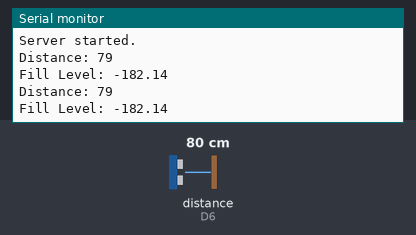
Bench run of a sketch on a simulated ESP8266 (NodeMCU). Shown: the last lines printed to the serial monitor. Wiring (inferred from the names in the program): ultrasonic range finder: trigger D5; echo D6. Inputs (shaded band) come from the test bench; at power-on: distance to the obstacle (sensor on D6) 80 cm. The echo pulse lasts 58.3 µs per cm; WiFi joins after 1.5 s; servers stay silent unless stated.

Above: at 2.7 s.
2.8 s: distance to the obstacle (sensor on D6) set to 2 cm
At 4.1 s:
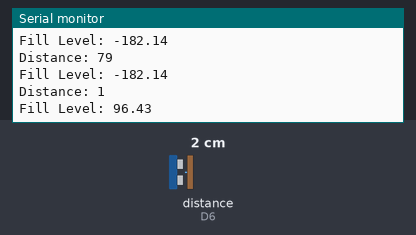
4.3 s: distance to the obstacle (sensor on D6) set to 4 cm
At 5.2 s:
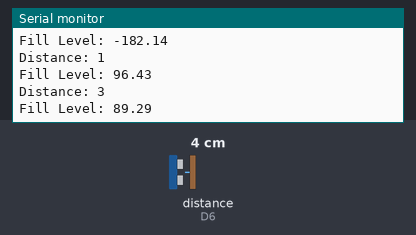
Timing chart, 0 to 7.3 s (numbered marks = the images above; inputs shaded):
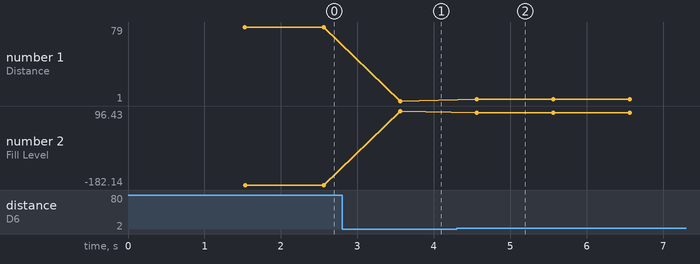

The sketch:

WASTE_MANAGEMENT.ino
```cpp
#include <ESP8266WiFi.h>

const int trigPin = D5;
const int echoPin = D6;
long duration;
int distance;
float level;

const char* ssid = "Wi-Fi Name";
const char* password = "Password";

WiFiServer server(80);

void setup() {
  pinMode(trigPin, OUTPUT);
  pinMode(echoPin, INPUT);
  Serial.begin(9600);

  Serial.print("Connecting to WiFi Network: ");
  Serial.println(ssid);
  WiFi.begin(ssid, password);

  while (WiFi.status() != WL_CONNECTED) {
    delay(500);
    Serial.print(".");
  }
  Serial.println("\nSuccessfully connected to WiFi.");
  Serial.println("IP address: ");
  Serial.println(WiFi.localIP());

  server.begin();
  Serial.println("Server started.");
}

void loop() {
  digitalWrite(trigPin, LOW);
  delayMicroseconds(2);
  digitalWrite(trigPin, HIGH);
  delayMicroseconds(10);
  digitalWrite(trigPin, LOW);
  duration = pulseIn(echoPin, HIGH);
  distance = duration * 0.0340 / 2;
  level = ((28 - distance) / 28.0) * 100;

  Serial.print("Distance: ");
  Serial.println(distance);
  Serial.print("Fill Level: ");
  Serial.println(level);

  delay(1000);

  WiFiClient client = server.available();
  if (client) {
    Serial.println("Web Client connected.");
    String request = client.readStringUntil('\r');
    client.println("HTTP/1.1 200 OK");
    client.println("Content-Type: text/html");
    client.println("Connection: close");
    client.println("Refresh: 10");
    client.println();
    client.println("<!DOCTYPE HTML>");
    client.println("<html>");
    client.println("<head><title>IoT-Based Dustbin</title></head>");
    client.println("<style>html { font-family: Cairo; text-align: center; color: #333333; background-color: #f3ffee;}</style>");
    client.println("<h1>IoT-Based Dustbin</h1>");
    client.println("<p>Fill Level: ");
    client.print(level);
    client.println("%</p>");
    client.println("</html>");
    delay(1);
  }
}
```

Measured:
- after the input at 2.8 s, the serial monitor: prints a new line after 0.76 s (image 1)
- after the input at 4.3 s, the serial monitor: prints a new line after 0.26 s (image 2)
- plotted number 1: 79 → 1 after the input at 2.8 s, 1 → 3 after the input at 4.3 s
- plotted number 2: -182.14 → 96.43 after the input at 2.8 s, 96.43 → 89.29 after the input at 4.3 s
